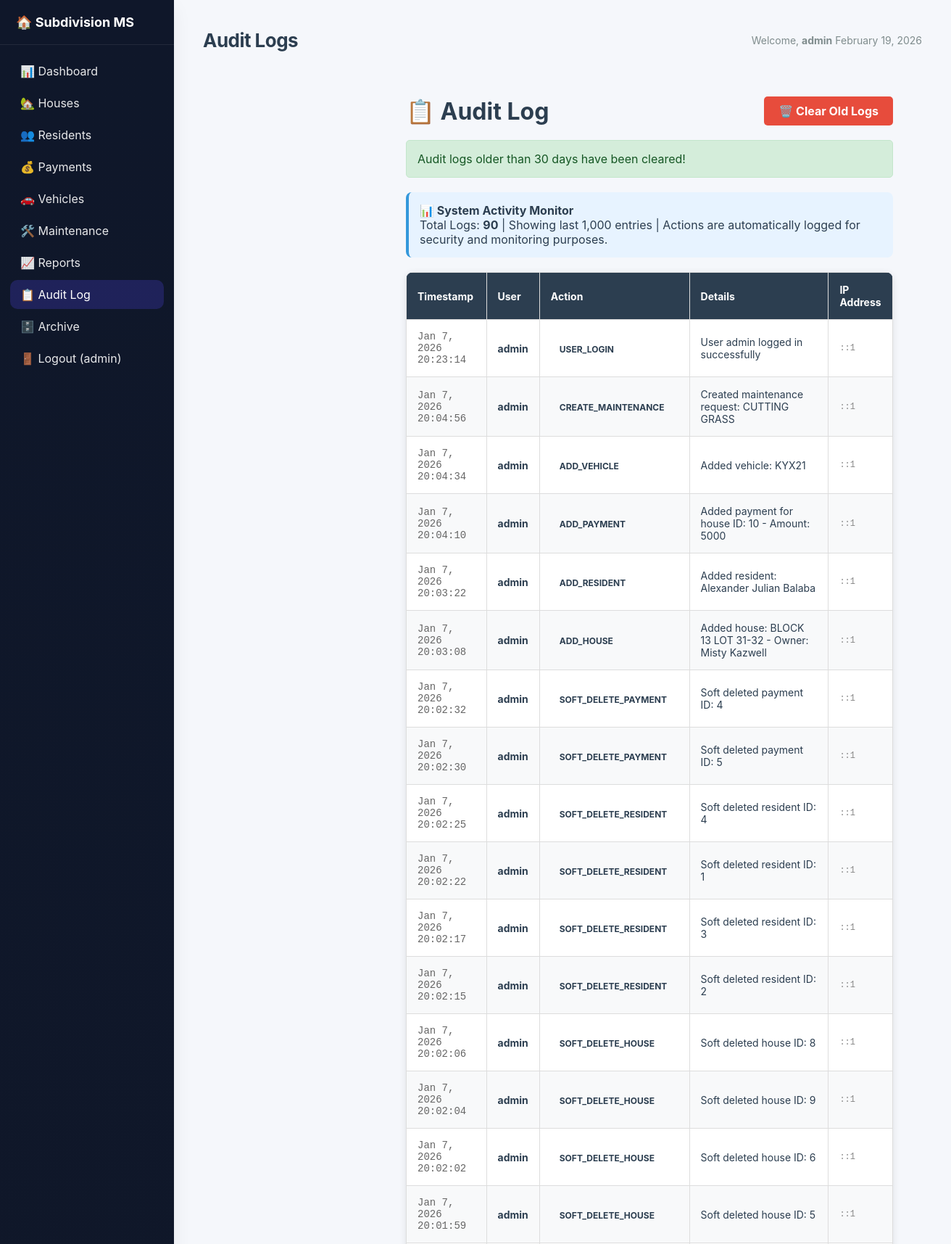
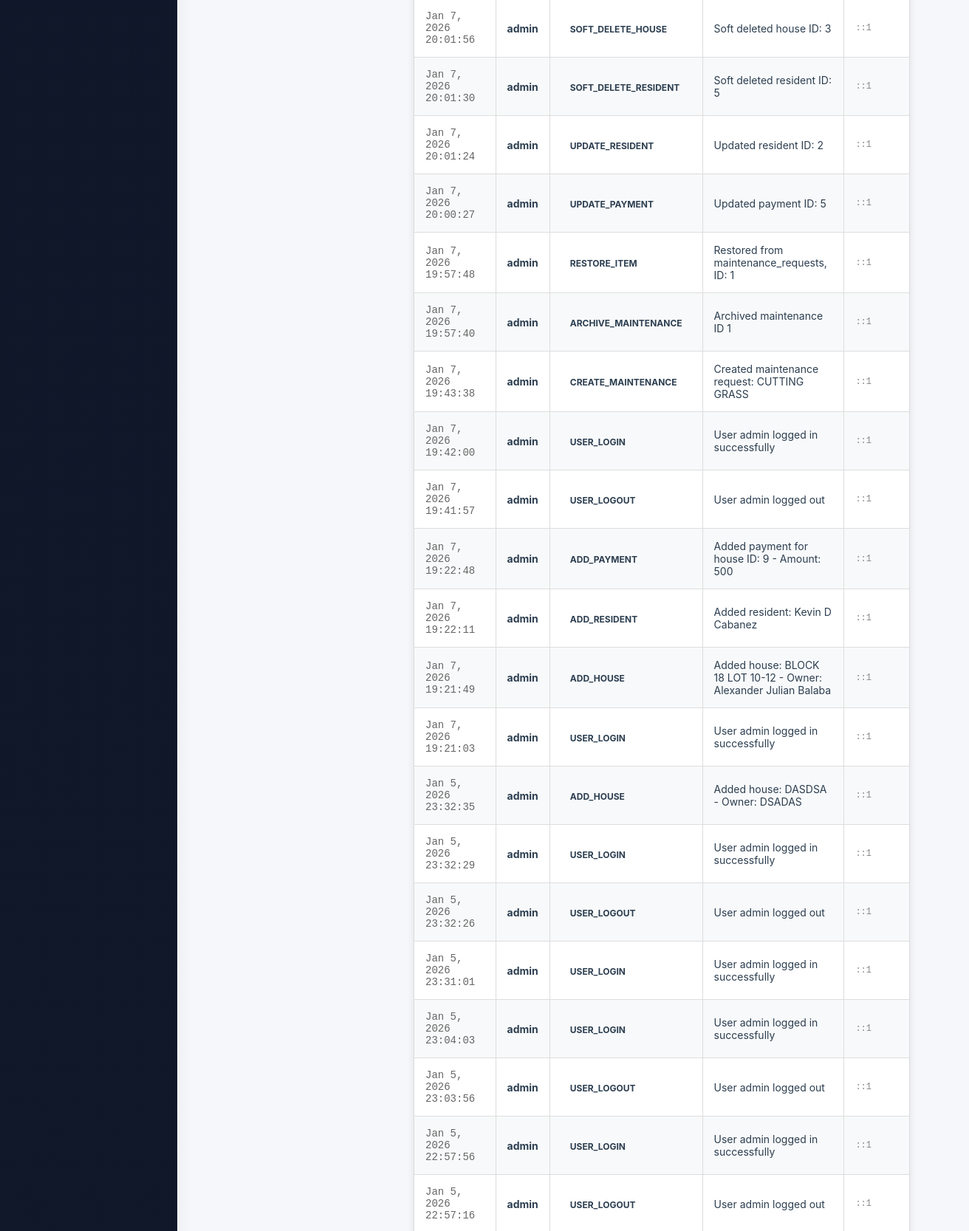
The page /audit_log.php?clear_log=true (signed in, upper part) on the database its author committed (2 pictures, top to bottom).
### tables this page shows
CREATE TABLE `audit_logs` (
  `id` int(11) NOT NULL,
  `user_id` int(11) NOT NULL,
  `action` varchar(100) NOT NULL,
  `details` text NOT NULL,
  `ip_address` varchar(45) DEFAULT NULL,
  `created_at` datetime DEFAULT current_timestamp()
);

CREATE TABLE `users` (
  `id` int(11) NOT NULL,
  `username` varchar(50) NOT NULL,
  `password_hash` varchar(255) NOT NULL,
  `full_name` varchar(150) NOT NULL,
  `role` enum('admin','user') NOT NULL DEFAULT 'admin',
  `is_active` tinyint(1) NOT NULL DEFAULT 1,
  `created_at` datetime DEFAULT current_timestamp(),
  `updated_at` datetime DEFAULT NULL
);

### audit_log.php (the view, shortened to what this page needs)
<?php
$database = new Database();
$db = $database->getConnection();
$success = "";
if (isset($_GET['clear_log'])) {
    try {
        $success = "Audit logs older than 30 days have been cleared!";
    } catch(PDOException $exception) {
        $error = "Error clearing audit log: " . $exception->getMessage();
    }
}
$audit_logs = [];
try {
    $query = "SELECT al.*, u.username
              FROM audit_logs al
              LEFT JOIN users u ON al.user_id = u.id
              ORDER BY al.created_at DESC
              LIMIT 1000";
    $stmt = $db->prepare($query);
    $stmt->execute();
    $audit_logs = $stmt->fetchAll(PDO::FETCH_ASSOC);
} catch(PDOException $exception) {
    $error = "Error loading audit logs: " . $exception->getMessage();
}
?>
<!DOCTYPE html>
<html lang="en">
<head>
    <link rel="stylesheet" href="assets/css/style.css">
</head>
<body>
    <div class="container">
        <?php include("includes/header.php"); ?>
        <div class="main-content">
            <div class="audit-header">
                <h1>📋 Audit Log</h1>
                <a href="?clear_log=true" class="clear-btn"
                   onclick="return confirm('⚠️ WARNING: This will delete audit logs older than 30 days. This action cannot be undone! Are you sure?')">
                   🗑️ Clear Old Logs
                </a>
            </div>
            <?php if (!empty($success)): ?>
                <div class="success-msg"><?php echo htmlspecialchars($success); ?></div>
            <?php endif; ?>
            <div class="log-info">
                <p><strong>📊 System Activity Monitor</strong><br>
                Total Logs: <strong><?php echo count($audit_logs); ?></strong> |
                Showing last 1,000 entries |
                Actions are automatically logged for security and monitoring purposes.</p>
            </div>
            <?php if (!empty($audit_logs)): ?>
                <table class="audit-table">
                    <thead>
                        <tr>
                            <th>Timestamp</th>
                            <th>User</th>
                            <th>Action</th>
                            <th>Details</th>
                            <th>IP Address</th>
                        </tr>
                    </thead>
                    <tbody>
                        <?php foreach ($audit_logs as $log): ?>
                            <tr>
                                <td class="timestamp"><?php echo date('M j, Y H:i:s', strtotime($log['created_at'] ?? $log['timestamp'])); ?></td>
                                <td><strong><?php echo htmlspecialchars($log['username'] ?: 'System'); ?></strong></td>
                                <td>
                                    <span class="action-badge action-<?php echo strtolower(str_replace('_', '-', $log['action'])); ?>">
                                        <?php echo htmlspecialchars($log['action']); ?>
                                    </span>
                                </td>
                                <td><?php echo htmlspecialchars($log['details']); ?></td>
                                <td class="ip-address"><?php echo htmlspecialchars($log['ip_address'] ?? 'N/A'); ?></td>
                            </tr>
                        <?php endforeach; ?>
                    </tbody>
                </table>
            <?php endif; ?>
        </div>
    </div>
    <?php include("includes/footer.php"); ?>
</body>
</html>

### assets/css/style.css (style rules this page uses)
* { margin: 0; padding: 0; box-sizing: border-box; }
:root { --bg: #f5f7fb; --panel: #ffffff; --text: #2c3e50; --muted: #7f8c8d; --brand: #4f46e5; --brand-600: #4f46e5; --brand-700: #4338ca; --accent: #10b981; --danger: #ef4444; --warning: #f59e0b; --border: #e6e8ee; --shadow: 0 10px 25px rgba(0,0,0,0.06); --radius: 12px; }
body { font-family: "Inter", "Poppins", system-ui, -apple-system, Segoe UI, Roboto, Arial, sans-serif; color: var(--text); background: radial-gradient(1200px 800px at -10% -10%, #eef2ff 0%, transparent 60%), radial-gradient(1200px 800px at 110% -10%, #ecfeff 0%, transparent 60%), var(--bg); -webkit-font-smoothing: antialiased; -moz-osx-font-smoothing: grayscale; }
a { color: var(--brand-600); text-decoration: none; }
.container { display: flex; min-height: 100vh; }
.main-content { flex-grow: 1; padding: 40px; margin-left: 240px; }
table { width: 100%; border-collapse: collapse; background: var(--panel); border-radius: var(--radius); overflow: hidden; box-shadow: var(--shadow); }
thead th { background: #1f2937; color: #fff; text-align: left; font-weight: 700; padding: 14px 16px; font-size: 14px; }
tbody td { padding: 14px 16px; border-bottom: 1px solid var(--border); font-size: 14px; }
tbody tr:nth-child(even) { background: #fafbff; }

### audit_log.php (style rules this page uses)
.audit-header { display: flex; justify-content: space-between; align-items: center; margin-bottom: 20px; }
.clear-btn { background: #e74c3c; color: white; padding: 10px 20px; border: none; border-radius: 5px; cursor: pointer; text-decoration: none; font-weight: bold; transition: background 0.3s; }
.audit-table { width: 100%; border-collapse: collapse; background: white; border-radius: 10px; overflow: hidden; box-shadow: 0 2px 10px rgba(0,0,0,0.1); margin-top: 20px; }
.audit-table th, .audit-table td { border: 1px solid #ddd; padding: 15px; text-align: left; }
.audit-table th { background-color: #2c3e50; color: white; font-weight: bold; position: sticky; top: 0; }
.audit-table tr:nth-child(even) { background-color: #f8f9fa; }
.action-badge { padding: 6px 12px; border-radius: 15px; font-size: 12px; font-weight: bold; text-transform: uppercase; }
.success-msg { background: #d4edda; color: #155724; padding: 15px; border-radius: 5px; margin-bottom: 20px; border: 1px solid #c3e6cb; }
.log-info { background: #e7f3ff; padding: 15px; border-radius: 8px; margin-bottom: 20px; border-left: 4px solid #3498db; }
.timestamp { font-family: monospace; font-size: 14px; color: #666; }
.ip-address { font-family: monospace; font-size: 12px; color: #888; }

### rows shown on the page
audit_logs: created_at "Jan 7, 2026 20:23:14", user.username "admin", action "USER_LOGIN", details "User admin logged in successfully", ip_address "::1"
audit_logs: created_at "Jan 7, 2026 20:04:56", user.username "admin", action "CREATE_MAINTENANCE", details "Created maintenance request: CUTTING GRASS", ip_address "::1"
audit_logs: created_at "Jan 7, 2026 20:04:34", user.username "admin", action "ADD_VEHICLE", details "Added vehicle: KYX21", ip_address "::1"
audit_logs: created_at "Jan 7, 2026 20:04:10", user.username "admin", action "ADD_PAYMENT", details "Added payment for house ID: 10 - Amount: 5000", ip_address "::1"
audit_logs: created_at "Jan 7, 2026 20:03:22", user.username "admin", action "ADD_RESIDENT", details "Added resident: Alexander Julian Balaba", ip_address "::1"
audit_logs: created_at "Jan 7, 2026 20:03:08", user.username "admin", action "ADD_HOUSE", details "Added house: BLOCK 13 LOT 31-32 - Owner: Misty Kazwell", ip_address "::1"
audit_logs: created_at "Jan 7, 2026 20:02:32", user.username "admin", action "SOFT_DELETE_PAYMENT", details "Soft deleted payment ID: 4", ip_address "::1"
audit_logs: created_at "Jan 7, 2026 20:02:30", user.username "admin", action "SOFT_DELETE_PAYMENT", details "Soft deleted payment ID: 5", ip_address "::1"
audit_logs: created_at "Jan 7, 2026 20:02:25", user.username "admin", action "SOFT_DELETE_RESIDENT", details "Soft deleted resident ID: 4", ip_address "::1"
audit_logs: created_at "Jan 7, 2026 20:02:22", user.username "admin", action "SOFT_DELETE_RESIDENT", details "Soft deleted resident ID: 1", ip_address "::1"
audit_logs: created_at "Jan 7, 2026 20:02:17", user.username "admin", action "SOFT_DELETE_RESIDENT", details "Soft deleted resident ID: 3", ip_address "::1"
audit_logs: created_at "Jan 7, 2026 20:02:15", user.username "admin", action "SOFT_DELETE_RESIDENT", details "Soft deleted resident ID: 2", ip_address "::1"
audit_logs: created_at "Jan 7, 2026 20:02:06", user.username "admin", action "SOFT_DELETE_HOUSE", details "Soft deleted house ID: 8", ip_address "::1"
audit_logs: created_at "Jan 7, 2026 20:02:04", user.username "admin", action "SOFT_DELETE_HOUSE", details "Soft deleted house ID: 9", ip_address "::1"
audit_logs: created_at "Jan 7, 2026 20:02:02", user.username "admin", action "SOFT_DELETE_HOUSE", details "Soft deleted house ID: 6", ip_address "::1"
audit_logs: created_at "Jan 7, 2026 20:01:59", user.username "admin", action "SOFT_DELETE_HOUSE", details "Soft deleted house ID: 5", ip_address "::1"
audit_logs: created_at "Jan 7, 2026 20:01:56", user.username "admin", action "SOFT_DELETE_HOUSE", details "Soft deleted house ID: 3", ip_address "::1"
audit_logs: created_at "Jan 7, 2026 20:01:30", user.username "admin", action "SOFT_DELETE_RESIDENT", details "Soft deleted resident ID: 5", ip_address "::1"
audit_logs: created_at "Jan 7, 2026 20:01:24", user.username "admin", action "UPDATE_RESIDENT", details "Updated resident ID: 2", ip_address "::1"
audit_logs: created_at "Jan 7, 2026 20:00:27", user.username "admin", action "UPDATE_PAYMENT", details "Updated payment ID: 5", ip_address "::1"
audit_logs: created_at "Jan 7, 2026 19:57:48", user.username "admin", action "RESTORE_ITEM", details "Restored from maintenance_requests, ID: 1", ip_address "::1"
audit_logs: created_at "Jan 7, 2026 19:57:40", user.username "admin", action "ARCHIVE_MAINTENANCE", details "Archived maintenance ID 1", ip_address "::1"
audit_logs: created_at "Jan 7, 2026 19:43:38", user.username "admin", action "CREATE_MAINTENANCE", details "Created maintenance request: CUTTING GRASS", ip_address "::1"
audit_logs: created_at "Jan 7, 2026 19:42:00", user.username "admin", action "USER_LOGIN", details "User admin logged in successfully", ip_address "::1"
audit_logs: created_at "Jan 7, 2026 19:41:57", user.username "admin", action "USER_LOGOUT", details "User admin logged out", ip_address "::1"
audit_logs: created_at "Jan 7, 2026 19:22:48", user.username "admin", action "ADD_PAYMENT", details "Added payment for house ID: 9 - Amount: 500", ip_address "::1"
audit_logs: created_at "Jan 7, 2026 19:22:11", user.username "admin", action "ADD_RESIDENT", details "Added resident: Kevin D Cabanez", ip_address "::1"
audit_logs: created_at "Jan 7, 2026 19:21:49", user.username "admin", action "ADD_HOUSE", details "Added house: BLOCK 18 LOT 10-12 - Owner: Alexander Julian Balaba", ip_address "::1"
audit_logs: created_at "Jan 7, 2026 19:21:03", user.username "admin", action "USER_LOGIN", details "User admin logged in successfully", ip_address "::1"
audit_logs: created_at "Jan 5, 2026 23:32:35", user.username "admin", action "ADD_HOUSE", details "Added house: DASDSA - Owner: DSADAS", ip_address "::1"
audit_logs: created_at "Jan 5, 2026 23:32:29", user.username "admin", action "USER_LOGIN", details "User admin logged in successfully", ip_address "::1"
audit_logs: created_at "Jan 5, 2026 23:32:26", user.username "admin", action "USER_LOGOUT", details "User admin logged out", ip_address "::1"
audit_logs: created_at "Jan 5, 2026 23:31:01", user.username "admin", action "USER_LOGIN", details "User admin logged in successfully", ip_address "::1"
audit_logs: created_at "Jan 5, 2026 23:04:03", user.username "admin", action "USER_LOGIN", details "User admin logged in successfully", ip_address "::1"
audit_logs: created_at "Jan 5, 2026 23:03:56", user.username "admin", action "USER_LOGOUT", details "User admin logged out", ip_address "::1"
audit_logs: created_at "Jan 5, 2026 22:57:56", user.username "admin", action "USER_LOGIN", details "User admin logged in successfully", ip_address "::1"
audit_logs: created_at "Jan 5, 2026 22:57:16", user.username "admin", action "USER_LOGOUT", details "User admin logged out", ip_address "::1"

### other values the page prints
$username "admin"
$pageTitles[$currentFile] "Audit Logs"
$success "Audit logs older than 30 days have been cleared!"
count($audit_logs) "90"
